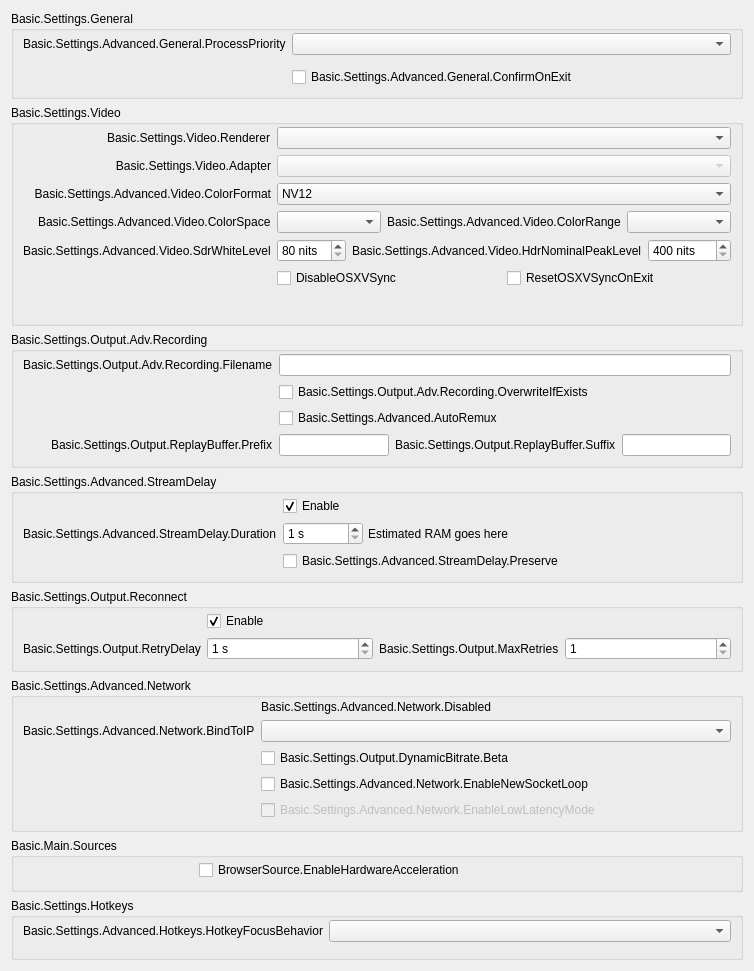
              <widget class="QFrame" name="widget_11">
               <layout class="QVBoxLayout" name="verticalLayout_24">
                <item>
                 <widget class="QGroupBox" name="advancedGeneralGroupBox">
                  <property name="title">
                   <string>Basic.Settings.General</string>
                  </property>
                  <layout class="QFormLayout" name="formLayout_22">
                   <property name="fieldGrowthPolicy">
                    <enum>QFormLayout::AllNonFixedFieldsGrow</enum>
                   </property>
                   <property name="labelAlignment">
                    <set>Qt::AlignRight|Qt::AlignTrailing|Qt::AlignVCenter</set>
                   </property>
                   <property name="topMargin">
                    <number>2</number>
                   </property>
                   <item row="0" column="0">
                    <widget class="QLabel" name="processPriorityLabel">
                     <property name="text">
                      <string>Basic.Settings.Advanced.General.ProcessPriority</string>
                     </property>
                     <property name="buddy">
                      <cstring>processPriority</cstring>
                     </property>
                    </widget>
                   </item>
                   <item row="0" column="1">
                    <widget class="QComboBox" name="processPriority"/>
                   </item>
                   <item row="1" column="0">
                    <spacer name="horizontalSpacer_13">
                     <property name="orientation">
                      <enum>Qt::Horizontal</enum>
                     </property>
                     <property name="sizeHint" stdset="0">
                      <size>
                       <width>170</width>
                       <height>0</height>
                      </size>
                     </property>
                    </spacer>
                   </item>
                   <item row="2" column="1">
                    <widget class="QCheckBox" name="confirmOnExit">
                     <property name="text">
                      <string>Basic.Settings.Advanced.General.ConfirmOnExit</string>
                     </property>
                    </widget>
                   </item>
                  </layout>
                 </widget>
                </item>
                <item>
                 <widget class="QGroupBox" name="advancedVideoContainer">
                  <property name="title">
                   <string>Basic.Settings.Video</string>
                  </property>
                  <layout class="QFormLayout" name="formLayout_14">
                   <property name="fieldGrowthPolicy">
                    <enum>QFormLayout::AllNonFixedFieldsGrow</enum>
                   </property>
                   <property name="labelAlignment">
                    <set>Qt::AlignRight|Qt::AlignTrailing|Qt::AlignVCenter</set>
                   </property>
                   <property name="topMargin">
                    <number>2</number>
                   </property>
                   <item row="0" column="0">
                    <widget class="QLabel" name="rendererLabel">
                     <property name="text">
                      <string>Basic.Settings.Video.Renderer</string>
                     </property>
                     <property name="buddy">
                      <cstring>renderer</cstring>
                     </property>
                    </widget>
                   </item>
                   <item row="0" column="1">
                    <widget class="QComboBox" name="renderer">
                     <property name="currentText">
                      <string notr="true"/>
                     </property>
                    </widget>
                   </item>
                   <item row="1" column="0">
                    <widget class="QLabel" name="adapterLabel">
                     <property name="text">
                      <string>Basic.Settings.Video.Adapter</string>
                     </property>
                     <property name="alignment">
                      <set>Qt::AlignRight|Qt::AlignTrailing|Qt::AlignVCenter</set>
                     </property>
                     <property name="buddy">
                      <cstring>adapter</cstring>
                     </property>
                    </widget>
                   </item>
                   <item row="1" column="1">
                    <widget class="QComboBox" name="adapter">
                     <property name="enabled">
                      <bool>false</bool>
                     </property>
                     <property name="currentText">
                      <string notr="true"/>
                     </property>
                    </widget>
                   </item>
                   <item row="2" column="0">
                    <widget class="QLabel" name="label_30">
                     <property name="minimumSize">
                      <size>
                       <width>0</width>
                       <height>0</height>
                      </size>
                     </property>
                     <property name="text">
                      <string>Basic.Settings.Advanced.Video.ColorFormat</string>
                     </property>
                     <property name="alignment">
                      <set>Qt::AlignRight|Qt::AlignTrailing|Qt::AlignVCenter</set>
                     </property>
                     <property name="buddy">
                      <cstring>colorFormat</cstring>
                     </property>
                    </widget>
                   </item>
                   <item row="2" column="1">
                    <widget class="QComboBox" name="colorFormat">
                     <item>
                      <property name="text">
                       <string notr="true">NV12</string>
                      </property>
                     </item>
                     <item>
                      <property name="text">
                       <string notr="true">I420</string>
                      </property>
                     </item>
                     <item>
                      <property name="text">
                       <string notr="true">I444</string>
                      </property>
                     </item>
                     <item>
                      <property name="text">
                       <string notr="true">P010</string>
                      </property>
                     </item>
                     <item>
                      <property name="text">
                       <string notr="true">I010</string>
                      </property>
                     </item>
                     <item>
                      <property name="text">
                       <string notr="true">RGB</string>
                      </property>
                     </item>
                    </widget>
                   </item>
                   <item row="3" column="0">
                    <widget class="QLabel" name="label_33">
                     <property name="text">
                      <string>Basic.Settings.Advanced.Video.ColorSpace</string>
                     </property>
                     <property name="buddy">
                      <cstring>colorSpace</cstring>
                     </property>
                    </widget>
                   </item>
                   <item row="3" column="1">
                    <layout class="QHBoxLayout" name="horizontalLayout_20">
                     <property name="leftMargin">
                      <number>0</number>
                     </property>
                     <property name="topMargin">
                      <number>0</number>
                     </property>
                     <property name="rightMargin">
                      <number>0</number>
                     </property>
                     <property name="bottomMargin">
                      <number>0</number>
                     </property>
                     <item>
                      <widget class="QComboBox" name="colorSpace"/>
                     </item>
                     <item>
                      <widget class="QLabel" name="label_34">
                       <property name="sizePolicy">
                        <sizepolicy hsizetype="Maximum" vsizetype="Preferred">
                         <horstretch>0</horstretch>
                         <verstretch>0</verstretch>
                        </sizepolicy>
                       </property>
                       <property name="text">
                        <string>Basic.Settings.Advanced.Video.ColorRange</string>
                       </property>
                       <property name="buddy">
                        <cstring>colorRange</cstring>
                       </property>
                      </widget>
                     </item>
                     <item>
                      <widget class="QComboBox" name="colorRange"/>
                     </item>
                    </layout>
                   </item>
                   <item row="4" column="0">
                    <widget class="QLabel" name="label_sdrWhiteLevel">
                     <property name="text">
                      <string>Basic.Settings.Advanced.Video.SdrWhiteLevel</string>
                     </property>
                     <property name="buddy">
                      <cstring>sdrWhiteLevel</cstring>
                     </property>
                    </widget>
                   </item>
                   <item row="4" column="1">
                    <layout class="QHBoxLayout" name="horizontalLayout_sdrPaperWhite">
                     <property name="leftMargin">
                      <number>0</number>
                     </property>
                     <property name="topMargin">
                      <number>0</number>
                     </property>
                     <property name="rightMargin">
                      <number>0</number>
                     </property>
                     <property name="bottomMargin">
                      <number>0</number>
                     </property>
                     <item>
                      <widget class="QSpinBox" name="sdrWhiteLevel">
                       <property name="suffix">
                        <string notr="true"> nits</string>
                       </property>
                       <property name="minimum">
                        <number>80</number>
                       </property>
                       <property name="maximum">
                        <number>480</number>
                       </property>
                      </widget>
                     </item>
                     <item>
                      <widget class="QLabel" name="label_hdrNominalPeakLevel">
                       <property name="sizePolicy">
                        <sizepolicy hsizetype="Maximum" vsizetype="Preferred">
                         <horstretch>0</horstretch>
                         <verstretch>0</verstretch>
                        </sizepolicy>
                       </property>
                       <property name="text">
                        <string>Basic.Settings.Advanced.Video.HdrNominalPeakLevel</string>
                       </property>
                       <property name="buddy">
                        <cstring>hdrNominalPeakLevel</cstring>
                       </property>
                      </widget>
                     </item>
                     <item>
                      <widget class="QSpinBox" name="hdrNominalPeakLevel">
                       <property name="suffix">
                        <string notr="true"> nits</string>
                       </property>
                       <property name="minimum">
                        <number>400</number>
                       </property>
                       <property name="maximum">
                        <number>10000</number>
                       </property>
                      </widget>
                     </item>
                    </layout>
                   </item>
                   <item row="5" column="1">
                    <layout class="QHBoxLayout" name="horizontalLayout_18">
                     <property name="leftMargin">
                      <number>0</number>
                     </property>
                     <property name="topMargin">
                      <number>0</number>
                     </property>
                     <property name="rightMargin">
                      <number>0</number>
                     </property>
                     <property name="bottomMargin">
                      <number>0</number>
                     </property>
                     <item>
                      <widget class="QCheckBox" name="disableOSXVSync">
                       <property name="text">
                        <string>DisableOSXVSync</string>
                       </property>
                      </widget>
                     </item>
                     <item>
                      <widget class="QCheckBox" name="resetOSXVSync">
                       <property name="text">
                        <string>ResetOSXVSyncOnExit</string>
                       </property>
                      </widget>
                     </item>
                    </layout>
                   </item>
                   <item row="6" column="0">
                    <spacer name="horizontalSpacer_12">
                     <property name="orientation">
                      <enum>Qt::Horizontal</enum>
                     </property>
                     <property name="sizeHint" stdset="0">
                      <size>
                       <width>170</width>
                       <height>20</height>
                      </size>
                     </property>
                    </spacer>
                   </item>
                  </layout>
                 </widget>
                </item>
                <item>
                 <widget class="QGroupBox" name="groupBox_6">
                  <property name="title">
                   <string>Basic.Settings.Output.Adv.Recording</string>
                  </property>
                  <layout class="QFormLayout" name="formLayout_17">
                   <property name="fieldGrowthPolicy">
                    <enum>QFormLayout::AllNonFixedFieldsGrow</enum>
                   </property>
                   <property name="labelAlignment">
                    <set>Qt::AlignRight|Qt::AlignTrailing|Qt::AlignVCenter</set>
                   </property>
                   <property name="topMargin">
                    <number>2</number>
                   </property>
                   <item row="0" column="0">
                    <widget class="QLabel" name="label_7">
                     <property name="text">
                      <string>Basic.Settings.Output.Adv.Recording.Filename</string>
                     </property>
                     <property name="buddy">
                      <cstring>filenameFormatting</cstring>
                     </property>
                    </widget>
                   </item>
                   <item row="0" column="1">
                    <widget class="QLineEdit" name="filenameFormatting"/>
                   </item>
                   <item row="1" column="1">
                    <widget class="QCheckBox" name="overwriteIfExists">
                     <property name="text">
                      <string>Basic.Settings.Output.Adv.Recording.OverwriteIfExists</string>
                     </property>
                    </widget>
                   </item>
                   <item row="3" column="1">
                    <layout class="QHBoxLayout" name="horizontalLayout_14">
                     <property name="leftMargin">
                      <number>0</number>
                     </property>
                     <property name="topMargin">
                      <number>0</number>
                     </property>
                     <property name="rightMargin">
                      <number>0</number>
                     </property>
                     <property name="bottomMargin">
                      <number>0</number>
                     </property>
                     <item>
                      <widget class="QLineEdit" name="simpleRBPrefix"/>
                     </item>
                     <item>
                      <widget class="QLabel" name="label_58">
                       <property name="text">
                        <string>Basic.Settings.Output.ReplayBuffer.Suffix</string>
                       </property>
                       <property name="buddy">
                        <cstring>simpleRBSuffix</cstring>
                       </property>
                      </widget>
                     </item>
                     <item>
                      <widget class="QLineEdit" name="simpleRBSuffix"/>
                     </item>
                    </layout>
                   </item>
                   <item row="3" column="0">
                    <widget class="QLabel" name="label_57">
                     <property name="text">
                      <string>Basic.Settings.Output.ReplayBuffer.Prefix</string>
                     </property>
                     <property name="buddy">
                      <cstring>simpleRBPrefix</cstring>
                     </property>
                    </widget>
                   </item>
                   <item row="1" column="0">
                    <spacer name="horizontalSpacer_10">
                     <property name="orientation">
                      <enum>Qt::Horizontal</enum>
                     </property>
                     <property name="sizeHint" stdset="0">
                      <size>
                       <width>170</width>
                       <height>20</height>
                      </size>
                     </property>
                    </spacer>
                   </item>
                   <item row="2" column="1">
                    <widget class="QCheckBox" name="autoRemux">
                     <property name="text">
                      <string>Basic.Settings.Advanced.AutoRemux</string>
                     </property>
                    </widget>
                   </item>
                   <item row="2" column="0">
                    <spacer name="horizontalSpacer_16">
                     <property name="orientation">
                      <enum>Qt::Horizontal</enum>
                     </property>
                     <property name="sizeHint" stdset="0">
                      <size>
                       <width>40</width>
                       <height>20</height>
                      </size>
                     </property>
                    </spacer>
                   </item>
                  </layout>
                 </widget>
                </item>
                <item>
                 <widget class="QGroupBox" name="groupBox_5">
                  <property name="title">
                   <string>Basic.Settings.Advanced.StreamDelay</string>
                  </property>
                  <layout class="QFormLayout" name="formLayout_18">
                   <property name="fieldGrowthPolicy">
                    <enum>QFormLayout::AllNonFixedFieldsGrow</enum>
                   </property>
                   <property name="labelAlignment">
                    <set>Qt::AlignRight|Qt::AlignTrailing|Qt::AlignVCenter</set>
                   </property>
                   <property name="topMargin">
                    <number>2</number>
                   </property>
                   <item row="1" column="0">
                    <widget class="QLabel" name="label_56">
                     <property name="text">
                      <string>Basic.Settings.Advanced.StreamDelay.Duration</string>
                     </property>
                     <property name="buddy">
                      <cstring>streamDelaySec</cstring>
                     </property>
                    </widget>
                   </item>
                   <item row="1" column="1">
                    <widget class="QFrame" name="widget_12">
                     <property name="enabled">
                      <bool>true</bool>
                     </property>
                     <layout class="QHBoxLayout" name="horizontalLayout_13">
                      <property name="spacing">
                       <number>5</number>
                      </property>
                      <property name="leftMargin">
                       <number>0</number>
                      </property>
                      <property name="topMargin">
                       <number>0</number>
                      </property>
                      <property name="rightMargin">
                       <number>0</number>
                      </property>
                      <property name="bottomMargin">
                       <number>0</number>
                      </property>
                      <item>
                       <widget class="QSpinBox" name="streamDelaySec">
                        <property name="enabled">
                         <bool>true</bool>
                        </property>
                        <property name="sizePolicy">
                         <sizepolicy hsizetype="Maximum" vsizetype="Fixed">
                          <horstretch>0</horstretch>
                          <verstretch>0</verstretch>
                         </sizepolicy>
                        </property>
                        <property name="minimumSize">
                         <size>
                          <width>80</width>
                          <height>0</height>
                         </size>
                        </property>
                        <property name="suffix">
                         <string notr="true"> s</string>
                        </property>
                        <property name="minimum">
                         <number>1</number>
                        </property>
                        <property name="maximum">
                         <number>1800</number>
                        </property>
                       </widget>
                      </item>
                      <item>
                       <widget class="QLabel" name="streamDelayInfo">
                        <property name="text">
                         <string notr="true">Estimated RAM goes here</string>
                        </property>
                       </widget>
                      </item>
                     </layout>
                    </widget>
                   </item>
                   <item row="2" column="1">
                    <widget class="QCheckBox" name="streamDelayPreserve">
                     <property name="text">
                      <string>Basic.Settings.Advanced.StreamDelay.Preserve</string>
                     </property>
                    </widget>
                   </item>
                   <item row="0" column="1">
                    <widget class="QCheckBox" name="streamDelayEnable">
                     <property name="text">
                      <string>Enable</string>
                     </property>
                     <property name="checked">
                      <bool>true</bool>
                     </property>
                    </widget>
                   </item>
                   <item row="2" column="0">
                    <spacer name="horizontalSpacer_9">
                     <property name="orientation">
                      <enum>Qt::Horizontal</enum>
                     </property>
                     <property name="sizeHint" stdset="0">
                      <size>
                       <width>170</width>
                       <height>20</height>
                      </size>
                     </property>
                    </spacer>
                   </item>
                  </layout>
                 </widget>
                </item>
                <item>
                 <widget class="QGroupBox" name="groupBox_7">
                  <property name="title">
                   <string>Basic.Settings.Output.Reconnect</string>
                  </property>
                  <layout class="QFormLayout" name="formLayout_19">
                   <property name="fieldGrowthPolicy">
                    <enum>QFormLayout::AllNonFixedFieldsGrow</enum>
                   </property>
                   <property name="labelAlignment">
                    <set>Qt::AlignRight|Qt::AlignTrailing|Qt::AlignVCenter</set>
                   </property>
                   <property name="topMargin">
                    <number>2</number>
                   </property>
                   <item row="0" column="1">
                    <widget class="QCheckBox" name="reconnectEnable">
                     <property name="text">
                      <string>Enable</string>
                     </property>
                     <property name="checked">
                      <bool>true</bool>
                     </property>
                    </widget>
                   </item>
                   <item row="1" column="1">
                    <layout class="QHBoxLayout" name="horizontalLayout_19">
                     <property name="leftMargin">
                      <number>0</number>
                     </property>
                     <property name="topMargin">
                      <number>0</number>
                     </property>
                     <property name="rightMargin">
                      <number>0</number>
                     </property>
                     <property name="bottomMargin">
                      <number>0</number>
                     </property>
                     <item>
                      <widget class="QSpinBox" name="reconnectRetryDelay">
                       <property name="suffix">
                        <string> s</string>
                       </property>
                       <property name="minimum">
                        <number>1</number>
                       </property>
                       <property name="maximum">
                        <number>30</number>
                       </property>
                      </widget>
                     </item>
                     <item>
                      <widget class="QLabel" name="label_22">
                       <property name="sizePolicy">
                        <sizepolicy hsizetype="Maximum" vsizetype="Preferred">
                         <horstretch>0</horstretch>
                         <verstretch>0</verstretch>
                        </sizepolicy>
                       </property>
                       <property name="text">
                        <string>Basic.Settings.Output.MaxRetries</string>
                       </property>
                       <property name="buddy">
                        <cstring>reconnectMaxRetries</cstring>
                       </property>
                      </widget>
                     </item>
                     <item>
                      <widget class="QSpinBox" name="reconnectMaxRetries">
                       <property name="minimum">
                        <number>1</number>
                       </property>
                       <property name="maximum">
                        <number>10000</number>
                       </property>
                      </widget>
                     </item>
                    </layout>
                   </item>
                   <item row="1" column="0">
                    <widget class="QLabel" name="label_17">
                     <property name="text">
                      <string>Basic.Settings.Output.RetryDelay</string>
                     </property>
                     <property name="buddy">
                      <cstring>reconnectRetryDelay</cstring>
                     </property>
                    </widget>
                   </item>
                   <item row="0" column="0">
                    <spacer name="horizontalSpacer_8">
                     <property name="orientation">
                      <enum>Qt::Horizontal</enum>
                     </property>
                     <property name="sizeHint" stdset="0">
                      <size>
                       <width>170</width>
                       <height>20</height>
                      </size>
                     </property>
                    </spacer>
                   </item>
                  </layout>
                 </widget>
                </item>
                <item>
                 <widget class="QGroupBox" name="advNetworkGroupBox">
                  <property name="title">
                   <string>Basic.Settings.Advanced.Network</string>
                  </property>
                  <layout class="QFormLayout" name="formLayout_23">
                   <property name="fieldGrowthPolicy">
                    <enum>QFormLayout::AllNonFixedFieldsGrow</enum>
                   </property>
                   <property name="labelAlignment">
                    <set>Qt::AlignRight|Qt::AlignTrailing|Qt::AlignVCenter</set>
                   </property>
                   <property name="topMargin">
                    <number>2</number>
                   </property>
                   <item row="0" column="1">
                    <widget class="QLabel" name="advNetworkDisabled">
                     <property name="text">
                      <string>Basic.Settings.Advanced.Network.Disabled</string>
                     </property>
                    </widget>
                   </item>
                   <item row="1" column="0">
                    <widget class="QLabel" name="bindToIPLabel">
                     <property name="text">
                      <string>Basic.Settings.Advanced.Network.BindToIP</string>
                     </property>
                     <property name="buddy">
                      <cstring>bindToIP</cstring>
                     </property>
                    </widget>
                   </item>
                   <item row="1" column="1">
                    <widget class="QComboBox" name="bindToIP"/>
                   </item>
                   <item row="3" column="1">
                    <widget class="QCheckBox" name="enableNewSocketLoop">
                     <property name="text">
                      <string>Basic.Settings.Advanced.Network.EnableNewSocketLoop</string>
                     </property>
                    </widget>
                   </item>
                   <item row="4" column="1">
                    <widget class="QCheckBox" name="enableLowLatencyMode">
                     <property name="enabled">
                      <bool>false</bool>
                     </property>
                     <property name="text">
                      <string>Basic.Settings.Advanced.Network.EnableLowLatencyMode</string>
                     </property>
                    </widget>
                   </item>
                   <item row="3" column="0">
                    <spacer name="horizontalSpacer_7">
                     <property name="orientation">
                      <enum>Qt::Horizontal</enum>
                     </property>
                     <property name="sizeHint" stdset="0">
                      <size>
                       <width>170</width>
                       <height>1</height>
                      </size>
                     </property>
                    </spacer>
                   </item>
                   <item row="2" column="1">
                    <widget class="QCheckBox" name="dynBitrate">
                     <property name="toolTip">
                      <string>Basic.Settings.Output.DynamicBitrate.TT</string>
                     </property>
                     <property name="text">
                      <string>Basic.Settings.Output.DynamicBitrate.Beta</string>
                     </property>
                    </widget>
                   </item>
                  </layout>
                 </widget>
                </item>
                <item>
                 <widget class="QGroupBox" name="sourcesGroup">
                  <property name="title">
                   <string>Basic.Main.Sources</string>
                  </property>
                  <layout class="QFormLayout" name="formLayout_34">
                   <property name="topMargin">
                    <number>2</number>
                   </property>
                   <item row="0" column="0">
                    <spacer name="horizontalSpacer_15">
                     <property name="orientation">
                      <enum>Qt::Horizontal</enum>
                     </property>
                     <property name="sizeHint" stdset="0">
                      <size>
                       <width>170</width>
                       <height>20</height>
                      </size>
                     </property>
                    </spacer>
                   </item>
                   <item row="0" column="1">
                    <widget class="QCheckBox" name="browserHWAccel">
                     <property name="text">
                      <string>BrowserSource.EnableHardwareAcceleration</string>
                     </property>
                    </widget>
                   </item>
                  </layout>
                 </widget>
                </item>
                <item>
                 <widget class="QGroupBox" name="groupBox_17">
                  <property name="title">
                   <string>Basic.Settings.Hotkeys</string>
                  </property>
                  <layout class="QFormLayout" name="formLayout_33">
                   <property name="labelAlignment">
                    <set>Qt::AlignRight|Qt::AlignTrailing|Qt::AlignVCenter</set>
                   </property>
                   <property name="topMargin">
                    <number>2</number>
                   </property>
                   <item row="0" column="0">
                    <widget class="QLabel" name="label_21">
                     <property name="text">
                      <string>Basic.Settings.Advanced.Hotkeys.HotkeyFocusBehavior</string>
                     </property>
                    </widget>
                   </item>
                   <item row="0" column="1">
                    <widget class="QComboBox" name="hotkeyFocusType"/>
                   </item>
                   <item row="1" column="0">
                    <spacer name="horizontalSpacer_14">
                     <property name="orientation">
                      <enum>Qt::Horizontal</enum>
                     </property>
                     <property name="sizeHint" stdset="0">
                      <size>
                       <width>170</width>
                       <height>0</height>
                      </size>
                     </property>
                    </spacer>
                   </item>
                  </layout>
                 </widget>
                </item>
               </layout>
              </widget>
